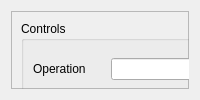
                  <widget class="QWidget" name="tab_dcdc4">
                   <attribute name="title">
                    <string>DCDC 4</string>
                   </attribute>
                   <layout class="QGridLayout" name="gridLayout_15">
                    <item row="0" column="0">
                     <widget class="QFrame" name="frame_12">
                      <property name="frameShape">
                       <enum>QFrame::StyledPanel</enum>
                      </property>
                      <property name="frameShadow">
                       <enum>QFrame::Raised</enum>
                      </property>
                      <widget class="QGroupBox" name="groupBox_warnings_4">
                       <property name="geometry">
                        <rect>
                         <x>260</x>
                         <y>218</y>
                         <width>131</width>
                         <height>93</height>
                        </rect>
                       </property>
                       <property name="title">
                        <string>Warnings</string>
                       </property>
                       <widget class="QTextEdit" name="textEdit_warnings_4">
                        <property name="geometry">
                         <rect>
                          <x>13</x>
                          <y>20</y>
                          <width>111</width>
                          <height>64</height>
                         </rect>
                        </property>
                        <property name="readOnly">
                         <bool>true</bool>
                        </property>
                       </widget>
                      </widget>
                      <widget class="QGroupBox" name="groupBox_measures_4">
                       <property name="geometry">
                        <rect>
                         <x>397</x>
                         <y>10</y>
                         <width>271</width>
                         <height>301</height>
                        </rect>
                       </property>
                       <property name="title">
                        <string>Measurements</string>
                       </property>
                       <widget class="QTextEdit" name="textEdit_measures_4">
                        <property name="geometry">
                         <rect>
                          <x>10</x>
                          <y>20</y>
                          <width>251</width>
                          <height>271</height>
                         </rect>
                        </property>
                        <property name="font">
                         <font>
                          <pointsize>9</pointsize>
                          <weight>75</weight>
                          <bold>true</bold>
                         </font>
                        </property>
                        <property name="readOnly">
                         <bool>true</bool>
                        </property>
                       </widget>
                      </widget>
                      <widget class="QGroupBox" name="groupBox_errors2_4">
                       <property name="geometry">
                        <rect>
                         <x>260</x>
                         <y>114</y>
                         <width>131</width>
                         <height>98</height>
                        </rect>
                       </property>
                       <property name="title">
                        <string>Errors 2</string>
                       </property>
                       <widget class="QTextEdit" name="textEdit_errors2_4">
                        <property name="geometry">
                         <rect>
                          <x>13</x>
                          <y>20</y>
                          <width>111</width>
                          <height>64</height>
                         </rect>
                        </property>
                        <property name="readOnly">
                         <bool>true</bool>
                        </property>
                       </widget>
                      </widget>
                      <widget class="QGroupBox" name="groupBox_errors1_4">
                       <property name="geometry">
                        <rect>
                         <x>260</x>
                         <y>10</y>
                         <width>131</width>
                         <height>98</height>
                        </rect>
                       </property>
                       <property name="title">
                        <string>Errors 1</string>
                       </property>
                       <widget class="QTextEdit" name="textEdit_errors1_4">
                        <property name="geometry">
                         <rect>
                          <x>13</x>
                          <y>20</y>
                          <width>111</width>
                          <height>64</height>
                         </rect>
                        </property>
                        <property name="readOnly">
                         <bool>true</bool>
                        </property>
                       </widget>
                      </widget>
                      <widget class="QGroupBox" name="groupBox_control_4">
                       <property name="geometry">
                        <rect>
                         <x>10</x>
                         <y>10</y>
                         <width>241</width>
                         <height>301</height>
                        </rect>
                       </property>
                       <property name="title">
                        <string>Controls</string>
                       </property>
                       <layout class="QGridLayout" name="gridLayout_28">
                        <item row="0" column="0">
                         <widget class="QLabel" name="label_op_mode_4">
                          <property name="text">
                           <string>Operation</string>
                          </property>
                         </widget>
                        </item>
                        <item row="0" column="1">
                         <widget class="QLineEdit" name="lineEdit_op_mode_4">
                          <property name="readOnly">
                           <bool>true</bool>
                          </property>
                         </widget>
                        </item>
                        <item row="1" column="0">
                         <widget class="QLabel" name="label_con_mode_4">
                          <property name="text">
                           <string>Mode</string>
                          </property>
                         </widget>
                        </item>
                        <item row="1" column="1">
                         <widget class="QLineEdit" name="lineEdit_con_mode_4">
                          <property name="readOnly">
                           <bool>true</bool>
                          </property>
                         </widget>
                        </item>
                        <item row="2" column="0">
                         <widget class="QLabel" name="label_con_type_4">
                          <property name="text">
                           <string>Type</string>
                          </property>
                         </widget>
                        </item>
                        <item row="2" column="1">
                         <widget class="QLineEdit" name="lineEdit_con_type_4">
                          <property name="readOnly">
                           <bool>true</bool>
                          </property>
                         </widget>
                        </item>
                        <item row="3" column="0">
                         <widget class="QLabel" name="label_setpoint_4">
                          <property name="text">
                           <string>Set Point</string>
                          </property>
                         </widget>
                        </item>
                        <item row="3" column="1">
                         <widget class="QLineEdit" name="lineEdit_setpoint_4">
                          <property name="readOnly">
                           <bool>true</bool>
                          </property>
                         </widget>
                        </item>
                        <item row="4" column="0">
                         <widget class="QLabel" name="label_limit_type_4">
                          <property name="text">
                           <string>Limit Type</string>
                          </property>
                         </widget>
                        </item>
                        <item row="4" column="1">
                         <widget class="QLineEdit" name="lineEdit_limit_type_4">
                          <property name="readOnly">
                           <bool>true</bool>
                          </property>
                         </widget>
                        </item>
                        <item row="5" column="0">
                         <widget class="QLabel" name="label_cur_limit_4">
                          <property name="text">
                           <string>Current Limit</string>
                          </property>
                         </widget>
                        </item>
                        <item row="5" column="1">
                         <widget class="QLineEdit" name="lineEdit_cur_limit_4">
                          <property name="readOnly">
                           <bool>true</bool>
                          </property>
                         </widget>
                        </item>
                        <item row="6" column="0">
                         <widget class="QLabel" name="label_clamp_status_4">
                          <property name="text">
                           <string>Clamp Status</string>
                          </property>
                         </widget>
                        </item>
                        <item row="6" column="1">
                         <widget class="QLineEdit" name="lineEdit_clamp_status_4">
                          <property name="readOnly">
                           <bool>true</bool>
                          </property>
                         </widget>
                        </item>
                       </layout>
                      </widget>
                     </widget>
                    </item>
                   </layout>
                  </widget>
